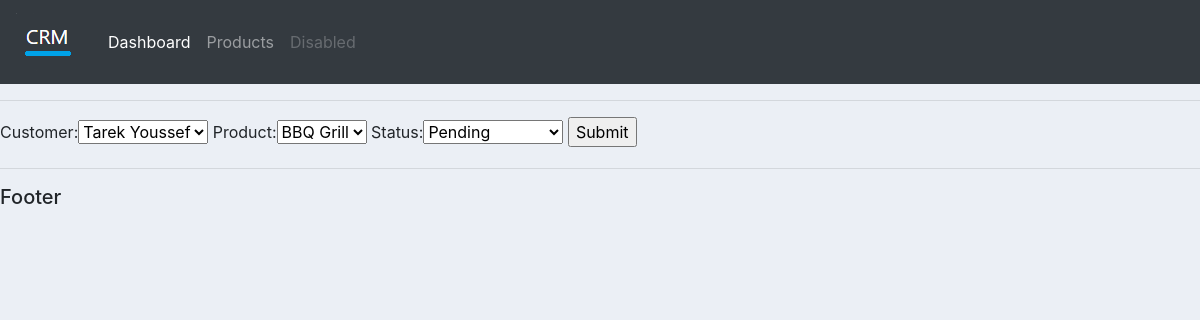
The page /update_order/3/ on the database its author committed.
### accounts/models.py (models this page shows, shortened)
class Order(models.Model):
    STATUS=(
        ('Pending','Pending'),
        ('Out for delivery','Out for delivery'),
        ('Delivered','Delivered'),
    )
    customer = models.ForeignKey(Customer,null=True,on_delete=models.SET_NULL)
    product = models.ForeignKey(Product,null=True,on_delete=models.SET_NULL)
    date_created = models.DateTimeField(auto_now_add=True,null=True)
    status=models.CharField(max_length=200,null=True,choices=STATUS)

### accounts/views.py (the view)
# urls.py: path('update_order/<str:order_id>/', views.update_order,name="update_order"),
def update_order(request,order_id):
    order=Order.objects.get(id=order_id)
    form=OrderForm(instance=order)
    if request.method == "POST":
        form=OrderForm(request.POST,instance=order)
        if form.is_valid():
            form.save()
            return redirect('/')
    context={'form':form}
    return render(request,'accounts/create_order.html',context)

### accounts/forms.py
class OrderForm(ModelForm):
    class Meta:
        model=Order
        fields='__all__'

### accounts/models.py (called while the page is built)
    def __str__(self):
        return self.name

    def __str__(self):
        return self.name

### accounts/templates/accounts/create_order.html (shortened to what this page needs)
{% extends 'accounts/main.html' %}
{% load static %}
{% block content %}
<form action="" method="POST">
    {{form}}
    <input type="submit" name="Submit">
</form>
{% endblock %}

### static/css/main.css (style rules this page uses)
body { background-color: #ebeff5; }

### rows shown on the page
Order: customer "Tarek Youssef", product "BBQ Grill", status "Pending"
